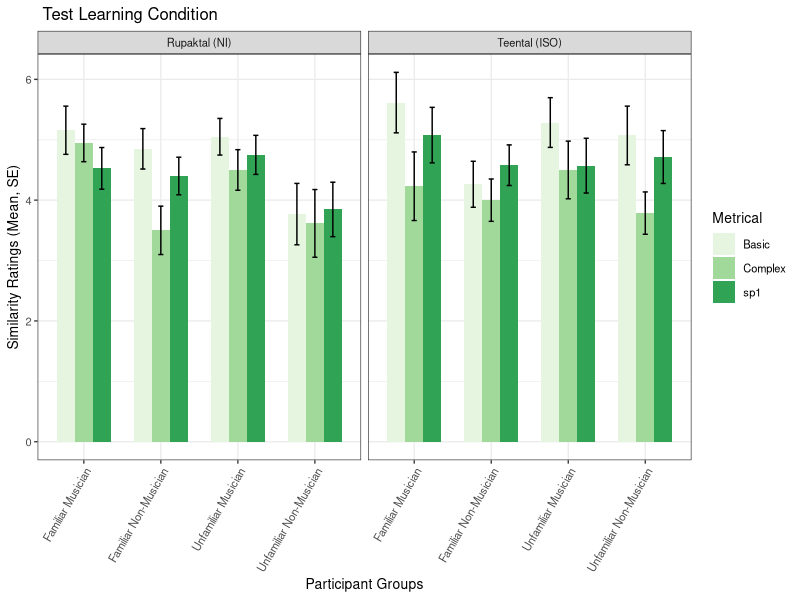
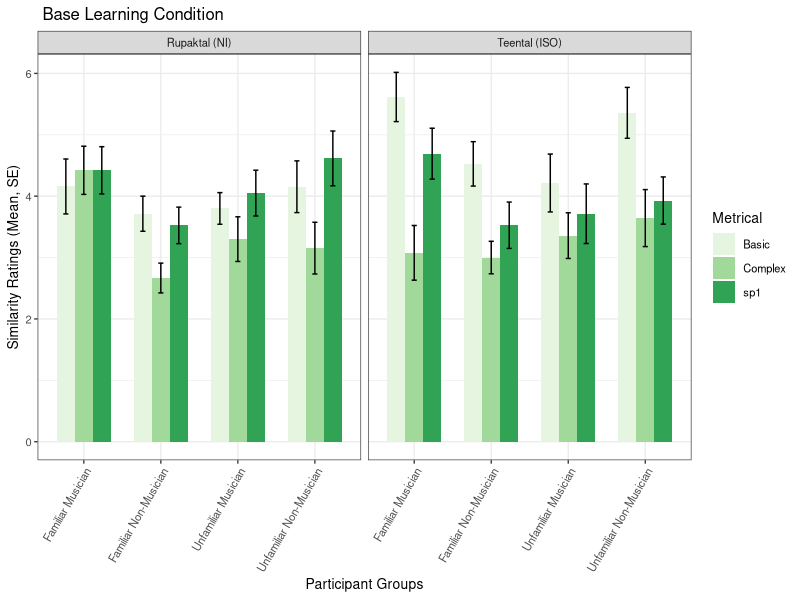
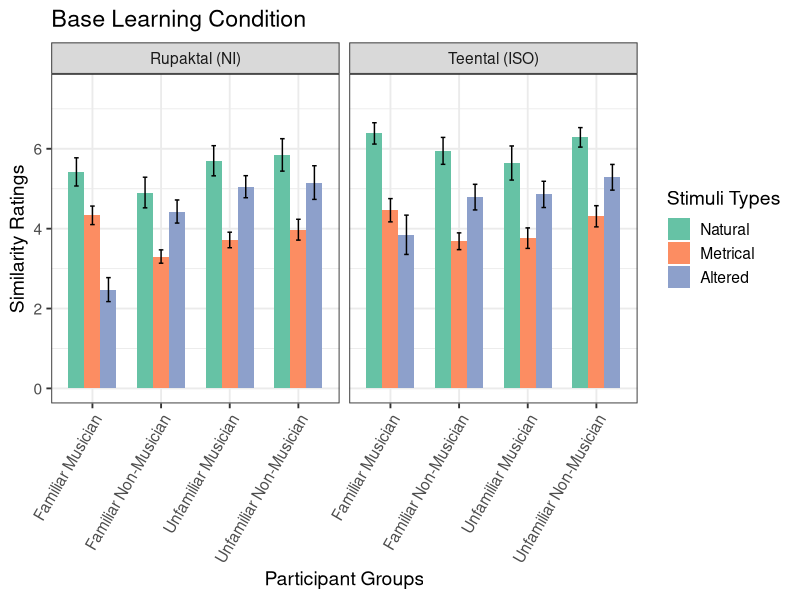
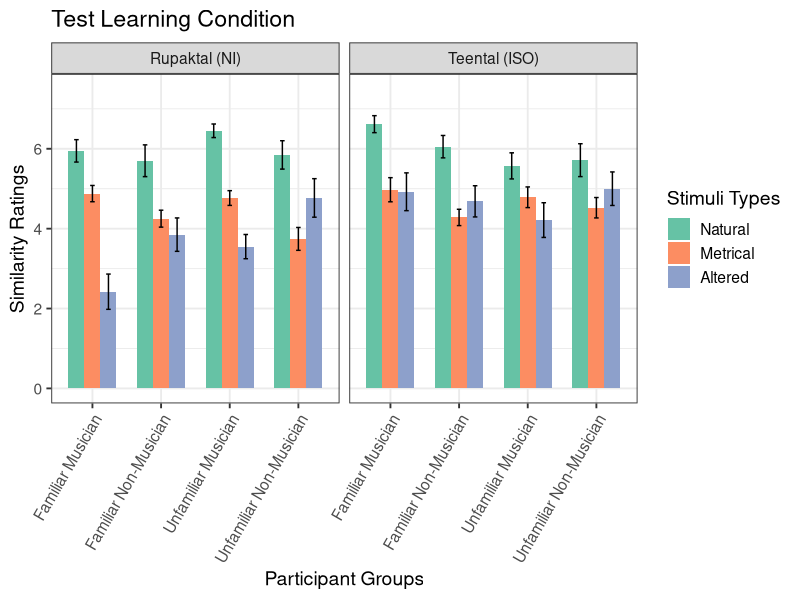
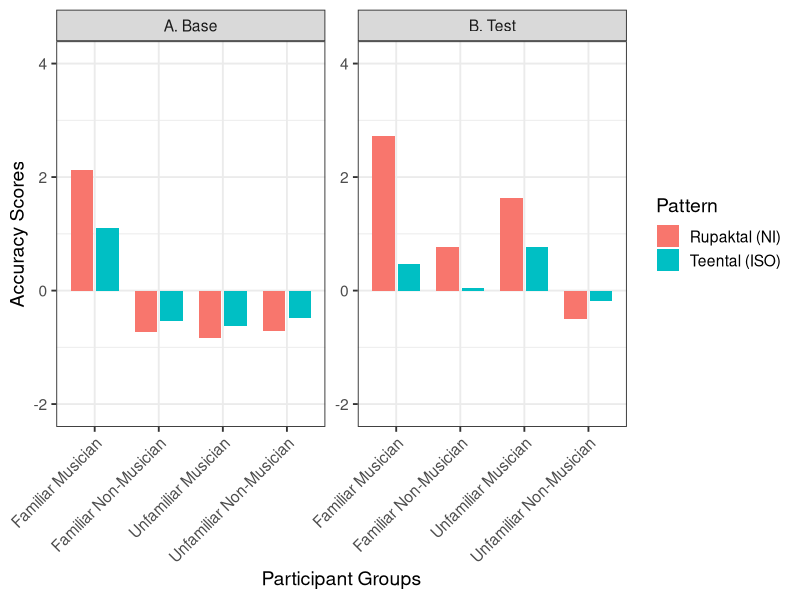
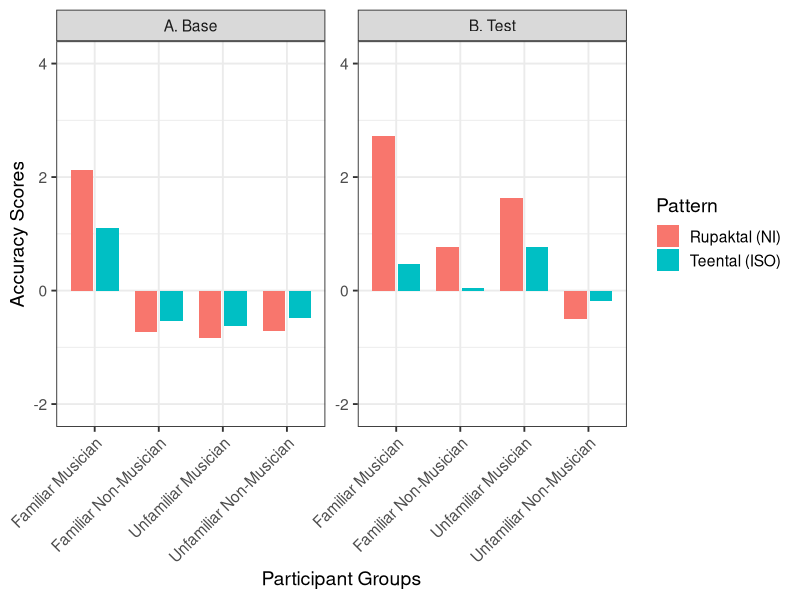

Write R code to recreate these figures, in order.
## ---- chunk 1
knitr::opts_chunk$set(echo = TRUE)
## ---- chunk 2
library(emmeans)
library(dplyr)
library(ggplot2)
library(ggforce)
library(tidyverse)
library(ggplot2)
library(stringr)
library(lme4)
library(writexl)

## ---- chunk 3
dw2<-read.csv('Westerndata_outlierremoved.csv',skip = 0,header = TRUE)
dw2 <- subset(dw2, select = -Familiarity)
di2<-read.csv('Indiandata_outlierremoved.csv',skip = 0,header = TRUE)
## ---- chunk 4
dw2$Familiarity <- "Non-Indian"
di2$Familiarity <- "Indian"
dcom <- rbind(dw2, di2)
dcom <- dcom %>%filter(type != "Naturll" & type != "Naturl2") #remove testing stimuli
## ---- chunk 5
dcom$type<-factor(dcom$type)
dcom$Alteration_Type <- factor(dcom$type,levels = c("Basic", "Complex", "Naturl", "sd1", "sp1"),labels = c("Metrical", "Metrical","Natural", "Altered", "Metrical"))

## ---- chunk 6

# Define patterns, conditions, and types
types_to_compare <- c("Basic", "Complex", "sp1")

# Pre-filter dataset for relevant columns and types
data_filtered <- dcom %>%
  filter(type %in% types_to_compare) %>%
  select(ResponseId, Musicianship, Familiarity,pattern, condition, type, similarity)

# LMM for all participant groups between Stimuli-Type
lm_met_m <- lmer(similarity ~ condition * pattern * Familiarity* Musicianship*type + (1 | ResponseId), data = data_filtered)
emm_met_m <- emmeans (lm_met_m,~  + condition+ pattern +Familiarity +   Musicianship +type+ pattern : type)
jt_met_m<-joint_tests(emm_met_m)
print(knitr::kable(jt_met_m))
pairwise_met_m <- pairs(emm_met_m, by = , adjust = "bonferroni")
pairwise_summary_m <- summary(pairwise_met_m)
jt_pairwise_m_df <- as.data.frame(pairwise_summary_m)
write_xlsx(jt_pairwise_m_df, "Stimuli Type Comparisons.xlsx")
## ---- chunk 7

#Visualisation of only Test
vis_m <- data_filtered %>%
  filter(condition == "Test", type !="sd1") %>%
  mutate(Familiarity = ifelse(Familiarity == "Indian", "Familiar",
        ifelse(Familiarity == "Non-Indian", "Unfamiliar",Familiarity)),
  Groups = paste(Familiarity, Musicianship, sep = " "),
    pattern = ifelse(pattern == "Rupak", "Rupaktal (NI)", pattern),
    pattern = ifelse(pattern == "Teental", "Teental (ISO)", pattern),
  type = factor(type, levels = c("Basic", "Complex", "sp1"))
  ) %>%
  group_by(condition, Groups, pattern, type) %>%
  summarise(M = mean(similarity), n = n(), SE = sd(similarity) / sqrt(n), .groups = 'drop')

g_m <- ggplot(vis_m, aes(x = Groups, y = M, fill = type)) +
  geom_col(position = position_dodge(width = 0.7), width = 0.7) +
  geom_errorbar(aes(ymin = M - SE, ymax = M + SE), width = 0.2, position = position_dodge(width = 0.7)) +
  facet_wrap(~ pattern, scales = "fixed") +
  ylab("Similarity Ratings (Mean, SE)") +
  xlab("Participant Groups") +
  ggtitle(" Test Learning Condition") +
  theme_bw(base_size = 10) +
  theme(axis.text.x = element_text(angle = 60, vjust = 1, hjust = 1)) +
  labs(fill = "Metrical") +
  scale_fill_brewer(palette = "Set5")
g_m

#Visualisation of only Base
vis_m2 <- data_filtered %>%
  filter(condition == "Base", type !="sd1") %>%
  mutate(Familiarity = ifelse(Familiarity == "Indian", "Familiar",
        ifelse(Familiarity == "Non-Indian", "Unfamiliar",Familiarity)),
  Groups = paste(Familiarity, Musicianship, sep = " "),
    pattern = ifelse(pattern == "Rupak", "Rupaktal (NI)", pattern),
    pattern = ifelse(pattern == "Teental", "Teental (ISO)", pattern),
  type = factor(type, levels = c("Basic", "Complex", "sp1"))
  ) %>%
  group_by(condition, Groups, pattern, type) %>%
  summarise(M = mean(similarity), n = n(), SE = sd(similarity) / sqrt(n), .groups = 'drop')

g_m2 <- ggplot(vis_m2, aes(x = Groups, y = M, fill = type)) +
  geom_col(position = position_dodge(width = 0.7), width = 0.7) +
  geom_errorbar(aes(ymin = M - SE, ymax = M + SE), width = 0.2, position = position_dodge(width = 0.7)) +
  facet_wrap(~ pattern, scales = "fixed") +
  ylab("Similarity Ratings (Mean, SE)") +
  xlab("Participant Groups") +
  ggtitle(" Base Learning Condition") +
  theme_bw(base_size = 10) +
  theme(axis.text.x = element_text(angle = 60, vjust = 1, hjust = 1)) +
  labs(fill = "Metrical") +
  scale_fill_brewer(palette = "Set5")
g_m2
## ---- chunk 8
#Test

#Participant vise comparison for only Base condition
vis_meter2 <- dcom %>%
  filter(condition == "Base") %>%
  mutate(
    Familiarity = ifelse(Familiarity == "Indian", "Familiar",
                         ifelse(Familiarity == "Non-Indian", "Unfamiliar", Familiarity)),
    Groups = paste(Familiarity, Musicianship, sep = " "),
    Alteration_Type = factor(Alteration_Type, levels = c("Natural", "Metrical", "Altered")),
    pattern = ifelse(pattern == "Rupak", "Rupaktal (NI)", pattern),
    pattern = ifelse(pattern == "Teental", "Teental (ISO)", pattern)
  ) %>%
  group_by(Groups, pattern, Alteration_Type) %>%
  summarise(M = mean(similarity), n = n(), SE = sd(similarity) / sqrt(n), .groups = 'drop')

g_meter2 <- ggplot(vis_meter2, aes(x = Groups, y = M, fill = Alteration_Type)) +
  geom_col(position = position_dodge(width = 0.7), width = 0.7) +
  geom_errorbar(aes(ymin = M - SE, ymax = M + SE), width = 0.2, position = position_dodge(width = 0.7)) +
  facet_wrap(~ pattern, scales = "fixed") +
  ylab("Similarity Ratings") +
  xlab("Participant Groups") +
  ggtitle("Base Learning Condition") +
  theme_bw(base_size = 14) +
  theme(axis.text.x = element_text(angle = 60, vjust = 1, hjust = 1)) +
  labs(fill = "Stimuli Types") +
  scale_fill_brewer(palette = "Set2") +
  ylim(0, 7.5)
g_meter2

#Participant vise comparison for only Test condition
vis_meter2.1 <- dcom %>%
  filter(condition == "Test") %>%
  mutate(
    Familiarity = ifelse(Familiarity == "Indian", "Familiar",
                         ifelse(Familiarity == "Non-Indian", "Unfamiliar", Familiarity)),
    Groups = paste(Familiarity, Musicianship, sep = " "),
    Alteration_Type = factor(Alteration_Type, levels = c("Natural", "Metrical", "Altered")),
    pattern = ifelse(pattern == "Rupak", "Rupaktal (NI)", pattern),
    pattern = ifelse(pattern == "Teental", "Teental (ISO)", pattern)
  ) %>%
  group_by(Groups, pattern, Alteration_Type) %>%
  summarise(M = mean(similarity), n = n(), SE = sd(similarity) / sqrt(n), .groups = 'drop')

g_meter2.1 <- ggplot(vis_meter2.1, aes(x = Groups, y = M, fill = Alteration_Type)) +
  geom_col(position = position_dodge(width = 0.7), width = 0.7) +
  geom_errorbar(aes(ymin = M - SE, ymax = M + SE), width = 0.2, position = position_dodge(width = 0.7)) +
  facet_wrap(~ pattern, scales = "fixed") +
  ylab("Similarity Ratings") +
  xlab("Participant Groups") +
  ggtitle("Test Learning Condition") +
  theme_bw(base_size = 14) +
  theme(axis.text.x = element_text(angle = 60, vjust = 1, hjust = 1)) +
  labs(fill = "Stimuli Types") +
  scale_fill_brewer(palette = "Set2") +
  ylim(0, 7.5)
g_meter2.1

## ---- chunk 9
#putting everything in tables
lm_met1.1 <- lmer(similarity ~ condition * pattern * Familiarity* Musicianship*Alteration_Type + (1 | ResponseId), data = dcom)
emm_met1.1 <- emmeans (lm_met1.1,~  + condition+ pattern +Familiarity +   Musicianship +Alteration_Type+ pattern : Alteration_Type)
jt_met1.1<-joint_tests(emm_met1.1)
print(knitr::kable(jt_met1.1))
jt_met1.1_df <- as.data.frame(jt_met1.1)
library(writexl)
write_xlsx(jt_met1.1_df, "jt_met1_1.xlsx")
pairwise_met_overall <- pairs(emm_met1.1, by = , adjust = "bonferroni")
pairwise_summary_overall <- summary(pairwise_met_overall)

#Overall comparison of alteration types for only Test Learning Condition
meter_overall <- dcom %>%
  filter(condition != "Base")
lm_met1 <- lmer(similarity ~ pattern * Familiarity* Musicianship*Alteration_Type + (1 | ResponseId), data = meter_overall)
emm_met1 <- emmeans (lm_met1,~  + pattern +Familiarity +   Musicianship +Alteration_Type+ pattern : Alteration_Type)
jt_met1<-joint_tests(emm_met1)
print(knitr::kable(jt_met1))
#1. for overall pattern and alteration type
emm_met_overall<- emmeans (lm_met1,~  pattern*Alteration_Type )
pairwise_met1 <- pairs(emm_met_overall, by = , adjust = "bonferroni")
pairwise_summary_met1 <- summary(pairwise_met1)
#2. for all factors
pairwise_met2 <- pairs(emm_met1, by = , adjust = "bonferroni")
pairwise_summary_met2 <- summary(pairwise_met2)


## ---- chunk 10
# Replace 'Indian' with 'Familiar' and 'Non-Indian' with 'Unfamiliar
dcom_acc <- dcom %>%
  mutate(Familiarity = ifelse(Familiarity == "Indian", "Familiar", Familiarity)) %>%
  mutate(Familiarity = ifelse(Familiarity == "Non-Indian", "Unfamiliar", Familiarity))

# Add a new column 'Groups' by combining 'Familiairity' and 'Musicianship'
dcom_acc <- mutate(dcom_acc, Groups = paste(Familiarity, Musicianship, sep = " "))

#Accuracy Scores: Accuracy=(mean of metrical+mean of natural) - (mean of altered)
d_accuracy <- dcom_acc %>%
  group_by(ResponseId, condition, pattern, Groups, Familiarity, Musicianship) %>%
  summarise(
    Difference_Scores = (mean(similarity[type %in% c("Basic", "Naturl", "Complex", "sp1")]) -
                        mean(similarity[type == "sd1"])))

d_accuracy2 <- d_accuracy %>%
  group_by(pattern, Groups, condition) %>%
  summarise(M2 = mean(Difference_Scores), 
            n = n(), 
            SE2 = sd(Difference_Scores) / sqrt(n))
#plot difference scores
pd <- position_dodge(width = 0.8) 
d_accuracy2 <- d_accuracy %>%
  group_by(pattern, Groups, condition) %>%
  summarise(M2 = mean(Difference_Scores), 
            n = n(), 
            SE2 = sd(Difference_Scores) / sqrt(n))
g_acc1 <- ggplot(d_accuracy2, aes(x = Groups, y = M2, fill = pattern)) +
  geom_col(position = pd, width = 0.7) +
  #geom_errorbar(aes(ymin = M2 - SE2, ymax = M2 + SE2), width = 0.2, position = pd) +
  facet_wrap(~ condition, scales = "free") +
  ylab("Accuracy Scores") +  
  xlab("Participant Groups") +
  theme_bw(base_size = 14) +
  theme(axis.text.x = element_text(angle = 45, hjust = 1)) +
  ylim(min(d_accuracy2$M2) * 1.1, max(d_accuracy2$M2) * 1.1)  # Adjust ylim

#print(g_acc1)

#Now editing the graph:
# Rename levels of the condition factor for the graph
d_accuracy3<- d_accuracy2 %>%
  mutate(condition = ifelse(condition == "Base", "A. Base", condition)) %>%
  mutate(condition = ifelse(condition == "Test", "B. Test", condition))%>%
mutate(pattern = ifelse(pattern == "Rupak", "Rupaktal (NI)", pattern))%>%
mutate(pattern = ifelse(pattern == "Teental", "Teental (ISO)", pattern))

# Plot with updated facet labels
g_acc2 <- ggplot(d_accuracy3, aes(x = Groups, y = M2, fill = pattern)) +
  geom_col(position = pd, width = 0.7) +
  facet_wrap(~ condition, scales = "free") +
  ylab("Accuracy Scores") +  
  xlab("Participant Groups") +
  theme_bw(base_size = 14) +
  theme(axis.text.x = element_text(angle = 45, hjust = 1)) +
  ylim(min(d_accuracy2$M2) * 2.5, max(d_accuracy2$M2) * 1.5)+# Adjust ylim
  labs(fill = "Pattern")

print(g_acc2)
# Save the plot as a PNG file with 300 DPI resolution
file_path <- "g_acc2_plot.png"

# Save the plot
ggsave(filename = file_path, plot = g_acc2, device = "png", dpi = 300)

# Print message confirming the save
print(paste("Plot saved as", file_path, "with 300 DPI"))

## ---- chunk 11
#1. Base

acc_base <- d_accuracy %>%
  filter(condition == "Base")
lm_acc1 <- lm(Difference_Scores ~ pattern * Familiarity*Musicianship, data = acc_base)
emm_acc <- emmeans (lm_acc1,~  pattern*Familiarity*Musicianship )
pairwise_acc <- pairs(emm_acc, by = , adjust = "bonferroni")
pairwise_summary_acc <- summary(pairwise_acc)

#2. Test

acc_Test <- d_accuracy %>%
  filter(condition == "Test")
lm_acc2 <- lm(Difference_Scores ~ pattern * Familiarity*Musicianship, data = acc_Test)
emm_acc2 <- emmeans (lm_acc2,~  pattern*Familiarity*Musicianship )
pairwise_acc2 <- pairs(emm_acc2, by = , adjust = "bonferroni")
pairwise_summary_acc2<- summary(pairwise_acc2)

#overall for effect of short term learning
m2 <- lmer(Difference_Scores ~ pattern * Familiarity * Musicianship  * condition + (1 | ResponseId), data = d_accuracy)
emm_acc3 <- emmeans(m2, ~  pattern + Familiarity + condition + pattern + Musicianship : Familiarity + pattern : condition + Musicianship : condition )
jt_acc3<-joint_tests(emm_acc3)
print(knitr::kable(jt_acc3))
pairwise_acc3 <- pairs(emm_acc3, by = , adjust = "bonferroni")
pairwise_summary_acc3 <- summary(pairwise_acc3)
